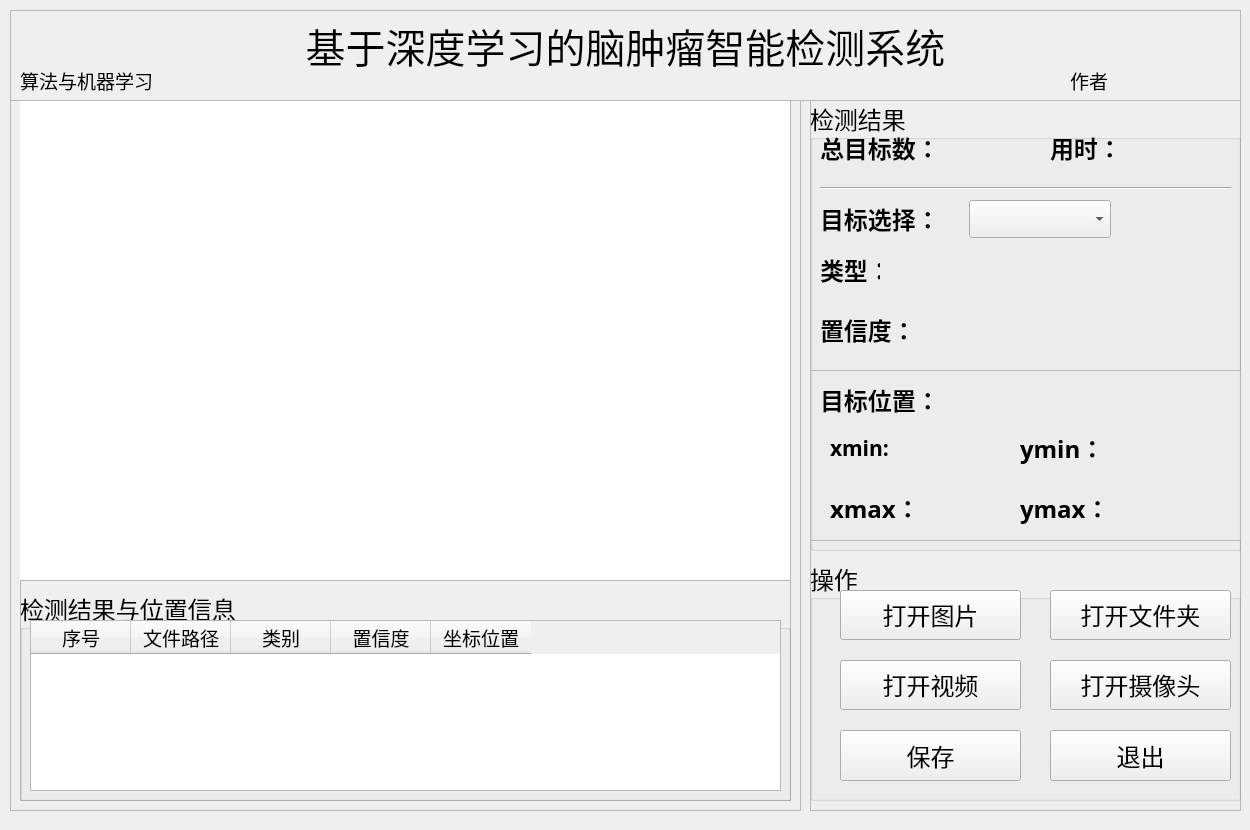
<?xml version="1.0" encoding="UTF-8"?>
<ui version="4.0">
 <class>MainWindow</class>
 <widget class="QMainWindow" name="MainWindow">
  <property name="geometry">
   <rect>
    <x>0</x>
    <y>0</y>
    <width>1250</width>
    <height>830</height>
   </rect>
  </property>
  <property name="minimumSize">
   <size>
    <width>1250</width>
    <height>830</height>
   </size>
  </property>
  <property name="maximumSize">
   <size>
    <width>1250</width>
    <height>830</height>
   </size>
  </property>
  <property name="windowTitle">
   <string>基于深度学习的脑肿瘤智能检测系统</string>
  </property>
  <property name="windowIcon">
   <iconset resource="ui_sources.qrc">
    <normaloff>:/icons/ui_imgs/icons/目标检测.png</normaloff>:/icons/ui_imgs/icons/目标检测.png</iconset>
  </property>
  <widget class="QWidget" name="centralwidget">
   <widget class="QFrame" name="frame">
    <property name="geometry">
     <rect>
      <x>10</x>
      <y>100</y>
      <width>791</width>
      <height>711</height>
     </rect>
    </property>
    <property name="frameShape">
     <enum>QFrame::StyledPanel</enum>
    </property>
    <property name="frameShadow">
     <enum>QFrame::Raised</enum>
    </property>
    <widget class="QFrame" name="frame_2">
     <property name="geometry">
      <rect>
       <x>10</x>
       <y>0</y>
       <width>771</width>
       <height>481</height>
      </rect>
     </property>
     <property name="frameShape">
      <enum>QFrame::StyledPanel</enum>
     </property>
     <property name="frameShadow">
      <enum>QFrame::Raised</enum>
     </property>
     <widget class="QLabel" name="label_show">
      <property name="geometry">
       <rect>
        <x>0</x>
        <y>0</y>
        <width>770</width>
        <height>480</height>
       </rect>
      </property>
      <property name="minimumSize">
       <size>
        <width>770</width>
        <height>480</height>
       </size>
      </property>
      <property name="maximumSize">
       <size>
        <width>770</width>
        <height>480</height>
       </size>
      </property>
      <property name="styleSheet">
       <string notr="true">background-color: rgb(255, 255, 255);</string>
      </property>
      <property name="text">
       <string/>
      </property>
     </widget>
    </widget>
    <widget class="QFrame" name="frame_3">
     <property name="geometry">
      <rect>
       <x>10</x>
       <y>480</y>
       <width>771</width>
       <height>221</height>
      </rect>
     </property>
     <property name="frameShape">
      <enum>QFrame::StyledPanel</enum>
     </property>
     <property name="frameShadow">
      <enum>QFrame::Raised</enum>
     </property>
     <widget class="QGroupBox" name="groupBox_3">
      <property name="geometry">
       <rect>
        <x>0</x>
        <y>10</y>
        <width>771</width>
        <height>211</height>
       </rect>
      </property>
      <property name="font">
       <font>
        <family>楷体</family>
        <pointsize>18</pointsize>
       </font>
      </property>
      <property name="title">
       <string>检测结果与位置信息</string>
      </property>
      <widget class="QTableWidget" name="tableWidget">
       <property name="geometry">
        <rect>
         <x>10</x>
         <y>30</y>
         <width>751</width>
         <height>171</height>
        </rect>
       </property>
       <property name="font">
        <font>
         <family>华文楷体</family>
         <pointsize>14</pointsize>
        </font>
       </property>
       <column>
        <property name="text">
         <string>序号</string>
        </property>
       </column>
       <column>
        <property name="text">
         <string>文件路径</string>
        </property>
       </column>
       <column>
        <property name="text">
         <string>类别</string>
        </property>
       </column>
       <column>
        <property name="text">
         <string>置信度</string>
        </property>
       </column>
       <column>
        <property name="text">
         <string>坐标位置</string>
        </property>
       </column>
      </widget>
     </widget>
    </widget>
   </widget>
   <widget class="QFrame" name="frame_4">
    <property name="geometry">
     <rect>
      <x>810</x>
      <y>100</y>
      <width>431</width>
      <height>711</height>
     </rect>
    </property>
    <property name="frameShape">
     <enum>QFrame::StyledPanel</enum>
    </property>
    <property name="frameShadow">
     <enum>QFrame::Raised</enum>
    </property>
    <widget class="QGroupBox" name="groupBox_2">
     <property name="geometry">
      <rect>
       <x>0</x>
       <y>0</y>
       <width>431</width>
       <height>451</height>
      </rect>
     </property>
     <property name="font">
      <font>
       <family>楷体</family>
       <pointsize>18</pointsize>
      </font>
     </property>
     <property name="title">
      <string>检测结果</string>
     </property>
     <widget class="QFrame" name="frame_6">
      <property name="geometry">
       <rect>
        <x>0</x>
        <y>270</y>
        <width>431</width>
        <height>171</height>
       </rect>
      </property>
      <property name="frameShape">
       <enum>QFrame::StyledPanel</enum>
      </property>
      <property name="frameShadow">
       <enum>QFrame::Raised</enum>
      </property>
      <widget class="QLabel" name="label_4">
       <property name="geometry">
        <rect>
         <x>10</x>
         <y>10</y>
         <width>131</width>
         <height>41</height>
        </rect>
       </property>
       <property name="font">
        <font>
         <family>楷体</family>
         <pointsize>18</pointsize>
        </font>
       </property>
       <property name="styleSheet">
        <string notr="true"/>
       </property>
       <property name="text">
        <string>&lt;html&gt;&lt;head/&gt;&lt;body&gt;&lt;p&gt;&lt;span style=&quot; font-weight:600;&quot;&gt;目标位置：&lt;/span&gt;&lt;/p&gt;&lt;/body&gt;&lt;/html&gt;</string>
       </property>
      </widget>
      <widget class="QWidget" name="layoutWidget">
       <property name="geometry">
        <rect>
         <x>20</x>
         <y>60</y>
         <width>161</width>
         <height>37</height>
        </rect>
       </property>
       <layout class="QHBoxLayout" name="horizontalLayout">
        <item>
         <widget class="QLabel" name="label_6">
          <property name="font">
           <font>
            <family>华文楷体</family>
            <pointsize>16</pointsize>
            <weight>50</weight>
            <bold>false</bold>
           </font>
          </property>
          <property name="text">
           <string>&lt;html&gt;&lt;head/&gt;&lt;body&gt;&lt;p&gt;&lt;span style=&quot; font-weight:600;&quot;&gt;xmin:&lt;/span&gt;&lt;/p&gt;&lt;/body&gt;&lt;/html&gt;</string>
          </property>
         </widget>
        </item>
        <item>
         <widget class="QLabel" name="label_xmin">
          <property name="palette">
           <palette>
            <active>
             <colorrole role="WindowText">
              <brush brushstyle="SolidPattern">
               <color alpha="255">
                <red>255</red>
                <green>0</green>
                <blue>0</blue>
               </color>
              </brush>
             </colorrole>
            </active>
            <inactive>
             <colorrole role="WindowText">
              <brush brushstyle="SolidPattern">
               <color alpha="255">
                <red>255</red>
                <green>0</green>
                <blue>0</blue>
               </color>
              </brush>
             </colorrole>
            </inactive>
            <disabled>
             <colorrole role="WindowText">
              <brush brushstyle="SolidPattern">
               <color alpha="255">
                <red>120</red>
                <green>120</green>
                <blue>120</blue>
               </color>
              </brush>
             </colorrole>
            </disabled>
           </palette>
          </property>
          <property name="font">
           <font>
            <family>Arial</family>
            <pointsize>16</pointsize>
            <weight>75</weight>
            <bold>true</bold>
           </font>
          </property>
          <property name="text">
           <string/>
          </property>
         </widget>
        </item>
       </layout>
      </widget>
      <widget class="QWidget" name="layoutWidget">
       <property name="geometry">
        <rect>
         <x>210</x>
         <y>60</y>
         <width>161</width>
         <height>37</height>
        </rect>
       </property>
       <layout class="QHBoxLayout" name="horizontalLayout_2">
        <item>
         <widget class="QLabel" name="label_8">
          <property name="text">
           <string>&lt;html&gt;&lt;head/&gt;&lt;body&gt;&lt;p&gt;&lt;span style=&quot; font-weight:600;&quot;&gt;ymin：&lt;/span&gt;&lt;/p&gt;&lt;/body&gt;&lt;/html&gt;</string>
          </property>
         </widget>
        </item>
        <item>
         <widget class="QLabel" name="label_ymin">
          <property name="palette">
           <palette>
            <active>
             <colorrole role="WindowText">
              <brush brushstyle="SolidPattern">
               <color alpha="255">
                <red>255</red>
                <green>0</green>
                <blue>0</blue>
               </color>
              </brush>
             </colorrole>
            </active>
            <inactive>
             <colorrole role="WindowText">
              <brush brushstyle="SolidPattern">
               <color alpha="255">
                <red>255</red>
                <green>0</green>
                <blue>0</blue>
               </color>
              </brush>
             </colorrole>
            </inactive>
            <disabled>
             <colorrole role="WindowText">
              <brush brushstyle="SolidPattern">
               <color alpha="255">
                <red>120</red>
                <green>120</green>
                <blue>120</blue>
               </color>
              </brush>
             </colorrole>
            </disabled>
           </palette>
          </property>
          <property name="font">
           <font>
            <family>Arial</family>
            <pointsize>16</pointsize>
            <weight>75</weight>
            <bold>true</bold>
           </font>
          </property>
          <property name="text">
           <string/>
          </property>
         </widget>
        </item>
       </layout>
      </widget>
      <widget class="QWidget" name="layoutWidget">
       <property name="geometry">
        <rect>
         <x>20</x>
         <y>120</y>
         <width>161</width>
         <height>37</height>
        </rect>
       </property>
       <layout class="QHBoxLayout" name="horizontalLayout_3">
        <item>
         <widget class="QLabel" name="label_7">
          <property name="text">
           <string>&lt;html&gt;&lt;head/&gt;&lt;body&gt;&lt;p&gt;&lt;span style=&quot; font-weight:600;&quot;&gt;xmax：&lt;/span&gt;&lt;/p&gt;&lt;/body&gt;&lt;/html&gt;</string>
          </property>
         </widget>
        </item>
        <item>
         <widget class="QLabel" name="label_xmax">
          <property name="palette">
           <palette>
            <active>
             <colorrole role="WindowText">
              <brush brushstyle="SolidPattern">
               <color alpha="255">
                <red>255</red>
                <green>0</green>
                <blue>0</blue>
               </color>
              </brush>
             </colorrole>
            </active>
            <inactive>
             <colorrole role="WindowText">
              <brush brushstyle="SolidPattern">
               <color alpha="255">
                <red>255</red>
                <green>0</green>
                <blue>0</blue>
               </color>
              </brush>
             </colorrole>
            </inactive>
            <disabled>
             <colorrole role="WindowText">
              <brush brushstyle="SolidPattern">
               <color alpha="255">
                <red>120</red>
                <green>120</green>
                <blue>120</blue>
               </color>
              </brush>
             </colorrole>
            </disabled>
           </palette>
          </property>
          <property name="font">
           <font>
            <family>Arial</family>
            <pointsize>16</pointsize>
            <weight>75</weight>
            <bold>true</bold>
           </font>
          </property>
          <property name="text">
           <string/>
          </property>
         </widget>
        </item>
       </layout>
      </widget>
      <widget class="QWidget" name="layoutWidget">
       <property name="geometry">
        <rect>
         <x>210</x>
         <y>120</y>
         <width>161</width>
         <height>37</height>
        </rect>
       </property>
       <layout class="QHBoxLayout" name="horizontalLayout_4">
        <item>
         <widget class="QLabel" name="label_9">
          <property name="text">
           <string>&lt;html&gt;&lt;head/&gt;&lt;body&gt;&lt;p&gt;&lt;span style=&quot; font-weight:600;&quot;&gt;ymax：&lt;/span&gt;&lt;/p&gt;&lt;/body&gt;&lt;/html&gt;</string>
          </property>
         </widget>
        </item>
        <item>
         <widget class="QLabel" name="label_ymax">
          <property name="palette">
           <palette>
            <active>
             <colorrole role="WindowText">
              <brush brushstyle="SolidPattern">
               <color alpha="255">
                <red>255</red>
                <green>0</green>
                <blue>0</blue>
               </color>
              </brush>
             </colorrole>
            </active>
            <inactive>
             <colorrole role="WindowText">
              <brush brushstyle="SolidPattern">
               <color alpha="255">
                <red>255</red>
                <green>0</green>
                <blue>0</blue>
               </color>
              </brush>
             </colorrole>
            </inactive>
            <disabled>
             <colorrole role="WindowText">
              <brush brushstyle="SolidPattern">
               <color alpha="255">
                <red>120</red>
                <green>120</green>
                <blue>120</blue>
               </color>
              </brush>
             </colorrole>
            </disabled>
           </palette>
          </property>
          <property name="font">
           <font>
            <family>Arial</family>
            <pointsize>16</pointsize>
            <weight>75</weight>
            <bold>true</bold>
           </font>
          </property>
          <property name="text">
           <string/>
          </property>
         </widget>
        </item>
       </layout>
      </widget>
     </widget>
     <widget class="QWidget" name="layoutWidget">
      <property name="geometry">
       <rect>
        <x>10</x>
        <y>30</y>
        <width>211</width>
        <height>37</height>
       </rect>
      </property>
      <layout class="QHBoxLayout" name="horizontalLayout_5">
       <item>
        <widget class="QLabel" name="label">
         <property name="text">
          <string>&lt;html&gt;&lt;head/&gt;&lt;body&gt;&lt;p&gt;&lt;span style=&quot; font-weight:600;&quot;&gt;总目标数：&lt;/span&gt;&lt;/p&gt;&lt;/body&gt;&lt;/html&gt;</string>
         </property>
        </widget>
       </item>
       <item>
        <widget class="QLabel" name="label_nums">
         <property name="palette">
          <palette>
           <active>
            <colorrole role="WindowText">
             <brush brushstyle="SolidPattern">
              <color alpha="255">
               <red>255</red>
               <green>0</green>
               <blue>0</blue>
              </color>
             </brush>
            </colorrole>
            <colorrole role="Text">
             <brush brushstyle="SolidPattern">
              <color alpha="255">
               <red>0</red>
               <green>0</green>
               <blue>0</blue>
              </color>
             </brush>
            </colorrole>
            <colorrole role="PlaceholderText">
             <brush brushstyle="SolidPattern">
              <color alpha="128">
               <red>255</red>
               <green>0</green>
               <blue>0</blue>
              </color>
             </brush>
            </colorrole>
           </active>
           <inactive>
            <colorrole role="WindowText">
             <brush brushstyle="SolidPattern">
              <color alpha="255">
               <red>255</red>
               <green>0</green>
               <blue>0</blue>
              </color>
             </brush>
            </colorrole>
            <colorrole role="Text">
             <brush brushstyle="SolidPattern">
              <color alpha="255">
               <red>0</red>
               <green>0</green>
               <blue>0</blue>
              </color>
             </brush>
            </colorrole>
            <colorrole role="PlaceholderText">
             <brush brushstyle="SolidPattern">
              <color alpha="128">
               <red>255</red>
               <green>0</green>
               <blue>0</blue>
              </color>
             </brush>
            </colorrole>
           </inactive>
           <disabled>
            <colorrole role="WindowText">
             <brush brushstyle="SolidPattern">
              <color alpha="255">
               <red>120</red>
               <green>120</green>
               <blue>120</blue>
              </color>
             </brush>
            </colorrole>
            <colorrole role="Text">
             <brush brushstyle="SolidPattern">
              <color alpha="255">
               <red>120</red>
               <green>120</green>
               <blue>120</blue>
              </color>
             </brush>
            </colorrole>
            <colorrole role="PlaceholderText">
             <brush brushstyle="SolidPattern">
              <color alpha="128">
               <red>0</red>
               <green>0</green>
               <blue>0</blue>
              </color>
             </brush>
            </colorrole>
           </disabled>
          </palette>
         </property>
         <property name="font">
          <font>
           <family>Arial</family>
           <pointsize>16</pointsize>
           <weight>75</weight>
           <bold>true</bold>
          </font>
         </property>
         <property name="text">
          <string/>
         </property>
        </widget>
       </item>
      </layout>
     </widget>
     <widget class="QWidget" name="layoutWidget">
      <property name="geometry">
       <rect>
        <x>10</x>
        <y>100</y>
        <width>291</width>
        <height>38</height>
       </rect>
      </property>
      <layout class="QHBoxLayout" name="horizontalLayout_6">
       <item>
        <widget class="QLabel" name="label_5">
         <property name="text">
          <string>&lt;html&gt;&lt;head/&gt;&lt;body&gt;&lt;p&gt;&lt;span style=&quot; font-weight:600;&quot;&gt;目标选择：&lt;/span&gt;&lt;/p&gt;&lt;/body&gt;&lt;/html&gt;</string>
         </property>
        </widget>
       </item>
       <item>
        <widget class="QComboBox" name="comboBox"/>
       </item>
      </layout>
     </widget>
     <widget class="QWidget" name="layoutWidget_2">
      <property name="geometry">
       <rect>
        <x>240</x>
        <y>30</y>
        <width>181</width>
        <height>37</height>
       </rect>
      </property>
      <layout class="QHBoxLayout" name="horizontalLayout_7">
       <item>
        <widget class="QLabel" name="label_10">
         <property name="text">
          <string>&lt;html&gt;&lt;head/&gt;&lt;body&gt;&lt;p&gt;&lt;span style=&quot; font-weight:600;&quot;&gt;用时：&lt;/span&gt;&lt;/p&gt;&lt;/body&gt;&lt;/html&gt;</string>
         </property>
        </widget>
       </item>
       <item>
        <widget class="QLabel" name="time_lb">
         <property name="palette">
          <palette>
           <active>
            <colorrole role="WindowText">
             <brush brushstyle="SolidPattern">
              <color alpha="255">
               <red>255</red>
               <green>0</green>
               <blue>0</blue>
              </color>
             </brush>
            </colorrole>
            <colorrole role="Text">
             <brush brushstyle="SolidPattern">
              <color alpha="255">
               <red>0</red>
               <green>0</green>
               <blue>0</blue>
              </color>
             </brush>
            </colorrole>
            <colorrole role="PlaceholderText">
             <brush brushstyle="SolidPattern">
              <color alpha="128">
               <red>255</red>
               <green>0</green>
               <blue>0</blue>
              </color>
             </brush>
            </colorrole>
           </active>
           <inactive>
            <colorrole role="WindowText">
             <brush brushstyle="SolidPattern">
              <color alpha="255">
               <red>255</red>
               <green>0</green>
               <blue>0</blue>
              </color>
             </brush>
            </colorrole>
            <colorrole role="Text">
             <brush brushstyle="SolidPattern">
              <color alpha="255">
               <red>0</red>
               <green>0</green>
               <blue>0</blue>
              </color>
             </brush>
            </colorrole>
            <colorrole role="PlaceholderText">
             <brush brushstyle="SolidPattern">
              <color alpha="128">
               <red>255</red>
               <green>0</green>
               <blue>0</blue>
              </color>
             </brush>
            </colorrole>
           </inactive>
           <disabled>
            <colorrole role="WindowText">
             <brush brushstyle="SolidPattern">
              <color alpha="255">
               <red>120</red>
               <green>120</green>
               <blue>120</blue>
              </color>
             </brush>
            </colorrole>
            <colorrole role="Text">
             <brush brushstyle="SolidPattern">
              <color alpha="255">
               <red>120</red>
               <green>120</green>
               <blue>120</blue>
              </color>
             </brush>
            </colorrole>
            <colorrole role="PlaceholderText">
             <brush brushstyle="SolidPattern">
              <color alpha="128">
               <red>0</red>
               <green>0</green>
               <blue>0</blue>
              </color>
             </brush>
            </colorrole>
           </disabled>
          </palette>
         </property>
         <property name="font">
          <font>
           <family>Arial</family>
           <pointsize>16</pointsize>
           <weight>75</weight>
           <bold>true</bold>
          </font>
         </property>
         <property name="text">
          <string/>
         </property>
        </widget>
       </item>
      </layout>
     </widget>
     <widget class="QWidget" name="layoutWidget">
      <property name="geometry">
       <rect>
        <x>10</x>
        <y>210</y>
        <width>211</width>
        <height>41</height>
       </rect>
      </property>
      <layout class="QHBoxLayout" name="horizontalLayout_8">
       <item>
        <widget class="QLabel" name="label_11">
         <property name="text">
          <string>&lt;html&gt;&lt;head/&gt;&lt;body&gt;&lt;p&gt;&lt;span style=&quot; font-weight:600;&quot;&gt;置信度：&lt;/span&gt;&lt;/p&gt;&lt;/body&gt;&lt;/html&gt;</string>
         </property>
        </widget>
       </item>
       <item>
        <widget class="QLabel" name="label_conf">
         <property name="palette">
          <palette>
           <active>
            <colorrole role="WindowText">
             <brush brushstyle="SolidPattern">
              <color alpha="255">
               <red>255</red>
               <green>0</green>
               <blue>0</blue>
              </color>
             </brush>
            </colorrole>
           </active>
           <inactive>
            <colorrole role="WindowText">
             <brush brushstyle="SolidPattern">
              <color alpha="255">
               <red>255</red>
               <green>0</green>
               <blue>0</blue>
              </color>
             </brush>
            </colorrole>
           </inactive>
           <disabled>
            <colorrole role="WindowText">
             <brush brushstyle="SolidPattern">
              <color alpha="255">
               <red>120</red>
               <green>120</green>
               <blue>120</blue>
              </color>
             </brush>
            </colorrole>
           </disabled>
          </palette>
         </property>
         <property name="font">
          <font>
           <family>Arial</family>
           <pointsize>16</pointsize>
           <weight>75</weight>
           <bold>true</bold>
          </font>
         </property>
         <property name="text">
          <string/>
         </property>
        </widget>
       </item>
      </layout>
     </widget>
     <widget class="QWidget" name="layoutWidget_3">
      <property name="geometry">
       <rect>
        <x>10</x>
        <y>150</y>
        <width>191</width>
        <height>41</height>
       </rect>
      </property>
      <layout class="QHBoxLayout" name="horizontalLayout_9">
       <item>
        <widget class="QLabel" name="label_13">
         <property name="maximumSize">
          <size>
           <width>60</width>
           <height>16777215</height>
          </size>
         </property>
         <property name="text">
          <string>&lt;html&gt;&lt;head/&gt;&lt;body&gt;&lt;p&gt;&lt;span style=&quot; font-weight:600;&quot;&gt;类型：&lt;/span&gt;&lt;/p&gt;&lt;/body&gt;&lt;/html&gt;</string>
         </property>
        </widget>
       </item>
       <item>
        <widget class="QLabel" name="type_lb">
         <property name="palette">
          <palette>
           <active>
            <colorrole role="WindowText">
             <brush brushstyle="SolidPattern">
              <color alpha="255">
               <red>255</red>
               <green>0</green>
               <blue>0</blue>
              </color>
             </brush>
            </colorrole>
           </active>
           <inactive>
            <colorrole role="WindowText">
             <brush brushstyle="SolidPattern">
              <color alpha="255">
               <red>255</red>
               <green>0</green>
               <blue>0</blue>
              </color>
             </brush>
            </colorrole>
           </inactive>
           <disabled>
            <colorrole role="WindowText">
             <brush brushstyle="SolidPattern">
              <color alpha="255">
               <red>120</red>
               <green>120</green>
               <blue>120</blue>
              </color>
             </brush>
            </colorrole>
           </disabled>
          </palette>
         </property>
         <property name="font">
          <font>
           <family>Arial</family>
           <pointsize>16</pointsize>
           <weight>75</weight>
           <bold>true</bold>
          </font>
         </property>
         <property name="text">
          <string/>
         </property>
        </widget>
       </item>
      </layout>
     </widget>
     <widget class="Line" name="line">
      <property name="geometry">
       <rect>
        <x>10</x>
        <y>80</y>
        <width>411</width>
        <height>16</height>
       </rect>
      </property>
      <property name="orientation">
       <enum>Qt::Horizontal</enum>
      </property>
     </widget>
    </widget>
    <widget class="QGroupBox" name="groupBox_4">
     <property name="geometry">
      <rect>
       <x>0</x>
       <y>460</y>
       <width>431</width>
       <height>241</height>
      </rect>
     </property>
     <property name="font">
      <font>
       <family>楷体</family>
       <pointsize>18</pointsize>
      </font>
     </property>
     <property name="title">
      <string>操作</string>
     </property>
     <widget class="QPushButton" name="SaveBtn">
      <property name="geometry">
       <rect>
        <x>30</x>
        <y>170</y>
        <width>181</width>
        <height>51</height>
       </rect>
      </property>
      <property name="text">
       <string>保存</string>
      </property>
      <property name="icon">
       <iconset resource="ui_sources.qrc">
        <normaloff>:/icons/ui_imgs/icons/保存.png</normaloff>:/icons/ui_imgs/icons/保存.png</iconset>
      </property>
      <property name="iconSize">
       <size>
        <width>30</width>
        <height>30</height>
       </size>
      </property>
     </widget>
     <widget class="QPushButton" name="ExitBtn">
      <property name="geometry">
       <rect>
        <x>240</x>
        <y>170</y>
        <width>181</width>
        <height>51</height>
       </rect>
      </property>
      <property name="text">
       <string>退出</string>
      </property>
      <property name="icon">
       <iconset resource="ui_sources.qrc">
        <normaloff>:/icons/ui_imgs/icons/退出.png</normaloff>:/icons/ui_imgs/icons/退出.png</iconset>
      </property>
      <property name="iconSize">
       <size>
        <width>30</width>
        <height>30</height>
       </size>
      </property>
     </widget>
     <widget class="QPushButton" name="VideoBtn">
      <property name="geometry">
       <rect>
        <x>30</x>
        <y>100</y>
        <width>181</width>
        <height>50</height>
       </rect>
      </property>
      <property name="font">
       <font>
        <family>楷体</family>
        <pointsize>18</pointsize>
       </font>
      </property>
      <property name="styleSheet">
       <string notr="true"/>
      </property>
      <property name="text">
       <string>打开视频</string>
      </property>
      <property name="icon">
       <iconset>
        <activeon>:/icons/ui_imgs/icons/video.png</activeon>
       </iconset>
      </property>
      <property name="iconSize">
       <size>
        <width>40</width>
        <height>40</height>
       </size>
      </property>
     </widget>
     <widget class="QPushButton" name="CapBtn">
      <property name="geometry">
       <rect>
        <x>240</x>
        <y>100</y>
        <width>181</width>
        <height>50</height>
       </rect>
      </property>
      <property name="font">
       <font>
        <family>楷体</family>
        <pointsize>18</pointsize>
       </font>
      </property>
      <property name="styleSheet">
       <string notr="true"/>
      </property>
      <property name="text">
       <string>打开摄像头</string>
      </property>
      <property name="icon">
       <iconset>
        <activeon>:/icons/ui_imgs/icons/camera.png</activeon>
       </iconset>
      </property>
      <property name="iconSize">
       <size>
        <width>40</width>
        <height>40</height>
       </size>
      </property>
     </widget>
     <widget class="QPushButton" name="PicBtn">
      <property name="geometry">
       <rect>
        <x>30</x>
        <y>30</y>
        <width>181</width>
        <height>50</height>
       </rect>
      </property>
      <property name="font">
       <font>
        <family>楷体</family>
        <pointsize>18</pointsize>
       </font>
      </property>
      <property name="styleSheet">
       <string notr="true"/>
      </property>
      <property name="text">
       <string>打开图片</string>
      </property>
      <property name="icon">
       <iconset>
        <activeon>:/icons/ui_imgs/icons/img.png</activeon>
       </iconset>
      </property>
      <property name="iconSize">
       <size>
        <width>40</width>
        <height>40</height>
       </size>
      </property>
     </widget>
     <widget class="QPushButton" name="FilesBtn">
      <property name="geometry">
       <rect>
        <x>240</x>
        <y>30</y>
        <width>181</width>
        <height>50</height>
       </rect>
      </property>
      <property name="font">
       <font>
        <family>楷体</family>
        <pointsize>18</pointsize>
       </font>
      </property>
      <property name="styleSheet">
       <string notr="true"/>
      </property>
      <property name="text">
       <string>打开文件夹</string>
      </property>
      <property name="icon">
       <iconset resource="ui_sources.qrc">
        <normaloff>:/icons/ui_imgs/icons/folder.png</normaloff>:/icons/ui_imgs/icons/folder.png</iconset>
      </property>
      <property name="iconSize">
       <size>
        <width>40</width>
        <height>40</height>
       </size>
      </property>
     </widget>
    </widget>
   </widget>
   <widget class="QFrame" name="frame_5">
    <property name="geometry">
     <rect>
      <x>10</x>
      <y>10</y>
      <width>1231</width>
      <height>91</height>
     </rect>
    </property>
    <property name="frameShape">
     <enum>QFrame::StyledPanel</enum>
    </property>
    <property name="frameShadow">
     <enum>QFrame::Raised</enum>
    </property>
    <widget class="QLabel" name="label_3">
     <property name="geometry">
      <rect>
       <x>10</x>
       <y>10</y>
       <width>1211</width>
       <height>51</height>
      </rect>
     </property>
     <property name="font">
      <font>
       <family>楷体</family>
       <pointsize>30</pointsize>
      </font>
     </property>
     <property name="text">
      <string>基于深度学习的脑肿瘤智能检测系统</string>
     </property>
     <property name="alignment">
      <set>Qt::AlignCenter</set>
     </property>
    </widget>
    <widget class="QLabel" name="label_14">
     <property name="geometry">
      <rect>
       <x>10</x>
       <y>60</y>
       <width>311</width>
       <height>21</height>
      </rect>
     </property>
     <property name="font">
      <font>
       <family>楷体</family>
       <pointsize>14</pointsize>
       <underline>true</underline>
      </font>
     </property>
     <property name="text">
      <string>算法与机器学习</string>
     </property>
    </widget>
    <widget class="QLabel" name="label_15">
     <property name="geometry">
      <rect>
       <x>1060</x>
       <y>60</y>
       <width>121</width>
       <height>21</height>
      </rect>
     </property>
     <property name="font">
      <font>
       <family>楷体</family>
       <pointsize>14</pointsize>
       <underline>true</underline>
      </font>
     </property>
     <property name="text">
      <string>作者</string>
     </property>
    </widget>
   </widget>
  </widget>
 </widget>
 <resources>
  <include location="ui_sources.qrc"/>
  <include location="../../2TrackProgram/CarPersonTrack/UIProgram/ui_sources.qrc"/>
 </resources>
 <connections/>
</ui>
